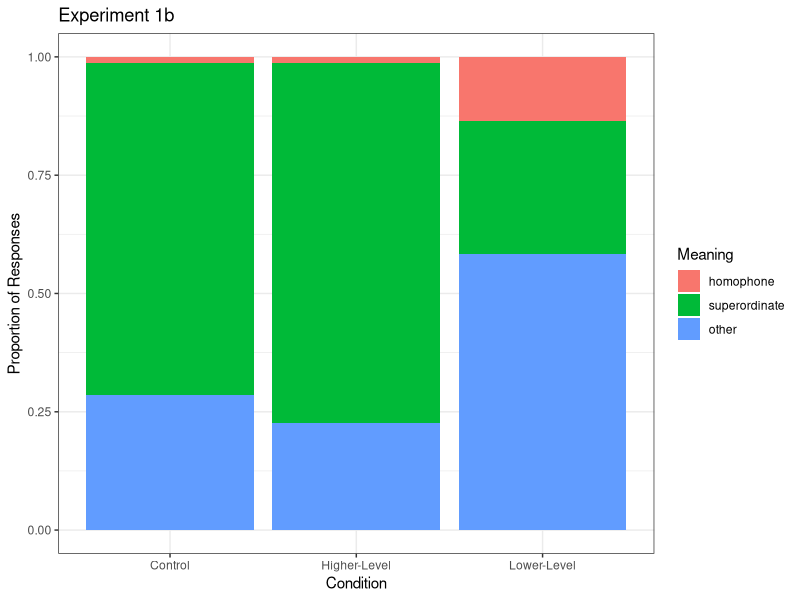

Write R code to recreate this figure.
library(tidyverse)
library(lmerTest)
library(emmeans)

# read in data
data <- read_csv("exp1b_data.csv")

# sample size
data %>% 
  group_by(condition) %>%
  summarise(n = n_distinct(id))

# summary
data_summary <- data  %>% 
  group_by(condition) %>%
  summarise(homophone = mean(homo), superordinate = mean(general_cat), other = mean(others)) %>%
  pivot_longer(homophone:other, names_to = "Meaning", values_to = "percent") %>%
  ungroup()

#visualization
data_summary$Meaning <- factor(data_summary$Meaning, levels = c("homophone", "superordinate", "other"))

data_summary %>%
  ggplot(aes(fill = Meaning, y = percent, x = condition)) + 
  geom_bar(position="fill", stat = "identity") +
  theme_bw() +
  ylab("") +
  xlab("Condition") +
  ggtitle("Experiment 1b") +
  ylab("Proportion of Responses")

# make factors
data <- data %>%
  mutate(
    condition = factor(condition, 
                       levels = c("Control", "Higher-Level", "Lower-Level")),
    word = factor(word),
    id = factor(id)
  )

# simple coding
c3 <- contr.treatment(3)
coding3 <- matrix(rep(1/3, 6), ncol = 2)
simple3 <- c3-coding3
contrasts(data$condition) <- simple3

# modeling: homophone responses
homophone_null <- glmer(homo ~ 1 + (1|word) + (1|id),
                        data = data, 
                        family="binomial") 

homophone_condition <- update(homophone_null, .~. + condition)

anova(homophone_null, homophone_condition)

summary(homophone_condition)

emm_homophone = emmeans(homophone_condition, specs =  pairwise ~ condition, type = "response")
emm_homophone

# compare to chance level
homo_chance <- data %>%
  group_by(condition) %>%
  summarise(
    n = sum(!is.na(homo)),
    homo_n = sum(homo, na.rm = TRUE),
    homo_prop = mean(homo, na.rm = TRUE),
    p_value = binom.test(
      homo_n,
      n,
      p = 1/64,
      alternative = "two.sided"
    )$p.value
  )

homo_chance

# modeling: superordinate responses
super_null <- glmer(general_cat ~ 1 + (1|word) + (1|id),
                    data = data, 
                    family="binomial") 

super_condition <- update(super_null, .~. + condition)

anova(super_null, super_condition)

summary(super_condition)

emm_superordinate = emmeans(super_condition, specs =  pairwise ~ condition, type = "response")
emm_superordinate

# compare to chance level
general_chance <- data %>%
  group_by(condition) %>%
  summarise(
    n = sum(!is.na(general_cat)),
    general_n = sum(general_cat, na.rm = TRUE),
    general_prop = mean(general_cat, na.rm = TRUE),
    p_value = binom.test(
      general_n,
      n,
      p = 1/64,
      alternative = "two.sided"
    )$p.value
  )

general_chance
